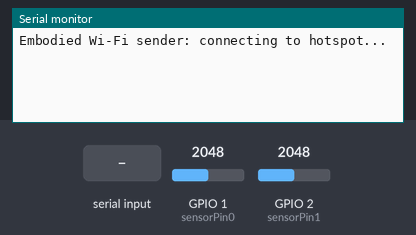
Bench run of a sketch on a simulated Seeed XIAO ESP32-S3. Parts: the last lines printed to the serial monitor. The inputs (shaded band) are chosen by the test bench; at power-on: GPIO 1 (sensorPin0) = 2048, GPIO 2 (sensorPin1) = 2048 (analog values on the 0–4095 scale). WiFi joins after 1.5 s; servers stay silent unless stated; random numbers use the default seed unless the sketch sets one.

Above: at 1.2 s.
1.3 s: "p" received over Serial
At 1.46 s:
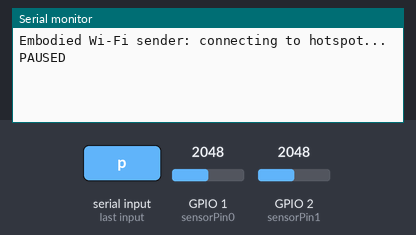
3.0 s: "p" received over Serial
At 3.7 s:
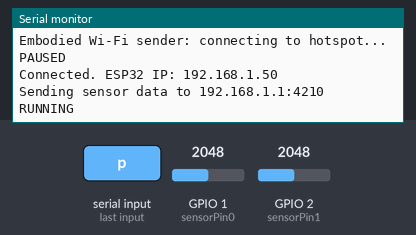

The sketch:

Embodied_ESP32S3_WiFi.ino
```cpp
// Adapted from Diana Alina Serbanescu's XIAO ESP32S3 dual stretch-sensor sketch.
// USB is for upload/debug only. Sensor data travels over Wi-Fi UDP.
#include <WiFi.h>
#include <WiFiUdp.h>
#include <esp_system.h>
#include "wifi_config.h"

const int sensorPin0 = A0;
const int sensorPin1 = A1;
const float smoothing = 0.04f;
const uint16_t receiverPort = 4210;
const uint16_t localPort = 4211;
const uint32_t sampleIntervalMs = 10;
WiFiUDP udp;
IPAddress receiverIP;
float smoothedValue0 = 0, smoothedValue1 = 0;
uint32_t bootId, sequence = 0, lastSample = 0, lastRetry = 0;
bool linkReady = false, paused = false;

void setup() {
  Serial.begin(115200); // No wait for a Serial Monitor: runs from USB power/battery.
  analogReadResolution(12);
  pinMode(sensorPin0, INPUT); pinMode(sensorPin1, INPUT);
  smoothedValue0 = analogRead(sensorPin0); smoothedValue1 = analogRead(sensorPin1);
  bootId = esp_random();
  WiFi.mode(WIFI_STA);
  WiFi.setSleep(false);
  WiFi.setAutoReconnect(true);
  WiFi.begin(WIFI_SSID, WIFI_PASSWORD);
  lastRetry = millis();
  Serial.println("Embodied Wi-Fi sender: connecting to hotspot...");
}

void loop() {
  if (Serial.available()) {
    char c = Serial.read();
    if (c == 'p') { paused = !paused; Serial.println(paused ? "PAUSED" : "RUNNING"); }
  }
  uint32_t now = millis();
  if (WiFi.status() != WL_CONNECTED) {
    if (linkReady) { udp.stop(); linkReady = false; Serial.println("Wi-Fi lost. Reconnecting..."); }
    if (now - lastRetry >= 15000) { WiFi.reconnect(); lastRetry = now; Serial.println("Still connecting to hotspot..."); }
  } else if (!linkReady) {
    // Mac Internet Sharing/hotspot is the DHCP gateway. Override only if needed.
    receiverIP = WiFi.gatewayIP();
    if (RECEIVER_IP_OVERRIDE[0] != '\0') receiverIP.fromString(RECEIVER_IP_OVERRIDE);
    if (uint32_t(receiverIP) != 0 && udp.begin(localPort)) {
      linkReady = true;
      Serial.print("Connected. ESP32 IP: "); Serial.println(WiFi.localIP());
      Serial.print("Sending sensor data to "); Serial.print(receiverIP); Serial.print(":"); Serial.println(receiverPort);
    }
  }
  if (now - lastSample >= sampleIntervalMs) {
    lastSample = now;
    if (!paused) {
      int raw0 = analogRead(sensorPin0), raw1 = analogRead(sensorPin1);
      smoothedValue0 += smoothing * (raw0 - smoothedValue0);
      smoothedValue1 += smoothing * (raw1 - smoothedValue1);
      if (linkReady) {
        char packet[128];
        // ES1,bootID,sequence,raw0,smoothed0,raw1,smoothed1
        int length = snprintf(packet, sizeof(packet), "ES1,%lu,%lu,%d,%.2f,%d,%.2f", (unsigned long)bootId, (unsigned long)sequence++, raw0, smoothedValue0, raw1, smoothedValue1);
        if (length > 0 && length < (int)sizeof(packet) && udp.beginPacket(receiverIP, receiverPort)) {
          udp.write((const uint8_t*)packet, length); udp.endPacket();
        }
      }
    }
  }
  delay(1);
}
```

wifi_config.h
```cpp
#pragma once
// Hotspot credentials supplied for this local test.
const char* WIFI_SSID = "embodied synth";
const char* WIFI_PASSWORD = "t-25hb-4ZVuzQ3NjRDQi8Wq1TAGAzdXx";
// Empty uses the hotspot gateway (the Mac). Optional dotted IPv4 override.
const char* RECEIVER_IP_OVERRIDE = "";
```

Measured:
- after the input at 1.3 s, the serial monitor: prints a new line at once (image 1)
- after the input at 3.0 s, the serial monitor: prints a new line at once (image 2)
